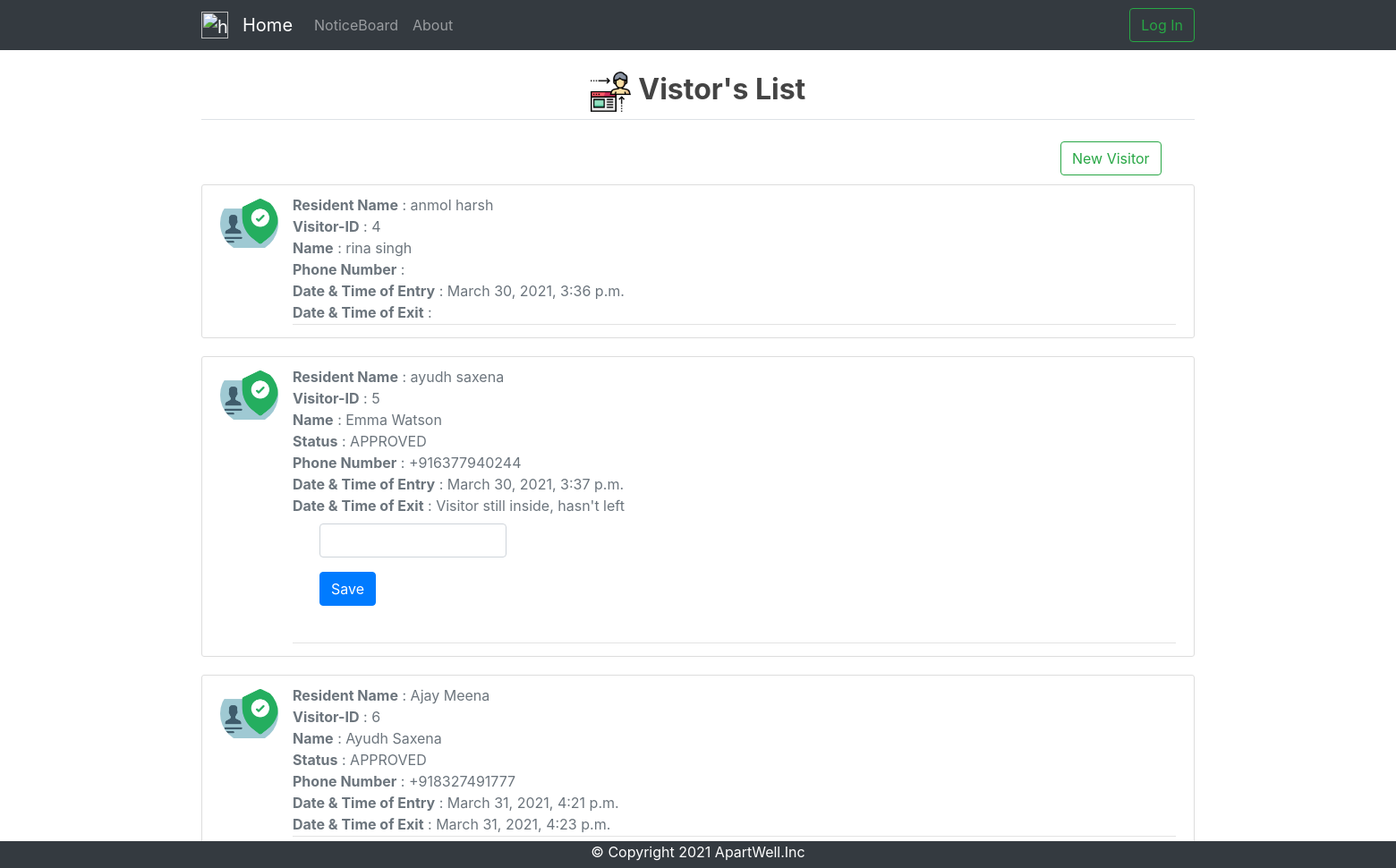
/visitors-watchman/, run on the app's committed database.
### visitors/models.py (models this page shows, shortened)
class Visitor(models.Model) :
	WAITING = 'WAIT'
	APPROVED = 'APRV'
	REJECTED = 'REJC'
	status_choices = [
		(WAITING, 'WAITING FOR APPROVAL'),
		(APPROVED, 'APPROVED'),
		(REJECTED, 'REJECTED'),
	]
	visitor_id = models.AutoField(primary_key = True)
	user_id = models.ForeignKey(Resident,on_delete = models.CASCADE)
	fname = models.CharField(max_length = 20)
	lname = models.CharField(max_length = 20, null = True)
	status = models.CharField(max_length = 4,choices = status_choices, null = True)
	phone = PhoneNumberField(blank=True, help_text='Contact phone number')
	datetime_entry = models.DateTimeField(null = True)
	datetime_exit = models.DateTimeField(null = True)

### visitors/views.py (the view, shortened to what this page needs)
# urls.py: path('visitors-watchman/', views.watchman_visitor_view.as_view(), name='visitors_watchman'),
class watchman_visitor_view(FormView) :
	model = Visitor
	form_class = visitor_exit_form
	template_name = 'visitors/visitors_watchman.html'
	def dispatch(self, request, *args, **kwargs) :
		self.success_url = reverse_lazy('visitors:visitors_watchman')
		return super().dispatch(request,args,kwargs)
	def get_context_data(self, **kwargs):
	    context = super().get_context_data(**kwargs)
	    full_name_list = []
	    visitors_list = self.model.objects.all()
	    for c in visitors_list :
	    	resident = Resident.objects.get(user__exact = c.user_id)
	    	full_name = resident.user.first_name + " " + resident.user.last_name
	    	full_name_list.append(full_name)
	    context['values'] = zip(full_name_list, visitors_list)
	    return context

### visitors/forms.py
class visitor_exit_form(forms.ModelForm) :
	def __init__(self, *args, **kwargs):
	    super(forms.ModelForm, self).__init__(*args, **kwargs)
	    self.fields['datetime_exit'].label = ''
	class Meta:
		model = Visitor
		fields = ['datetime_exit']
		widgets = {
			'datetime_exit' : DateTimePickerInput(),
		}

### visitors/templates/visitors/visitors_watchman.html (shortened to what this page needs)
{% extends 'base.html' %}
{% load static %}
{% block content %}
 <head>
    <link rel="stylesheet" href="{% static 'visitor-entry.css' %}">
   {% load bootstrap4 %}
   {% bootstrap_css %}
 </head>
 <body>
 	<legend class = "border-bottom mb-4"><h2 class="text-center"><img  src="/static/visitor_disp.png" width = "45" height = "45" alt="home" /> <strong>Vistor's List</strong></h2></legend>
  <div  id = "create_visitor_button">
     <a href="{% url 'visitors:visitors_entry' %}"><button class="btn btn-outline-success my-2 my-sm-0">New Visitor
     </button></a>
  </div>
  {% for full_name,visitor in values %}
   <article class="media content-section">
    <img class = "rounded-circle article-img" src = "/static/visitor.png">
    <div class="media-body">
      <div class="article-metadata">
        <medium class="text-muted"><b>Resident Name</b> : {{ full_name }}</br></medium>
        <medium class="text-muted"><b>Visitor-ID</b> : {{ visitor.visitor_id }}</br></medium>
        <medium class="text-muted"><b>Name</b> : {{ visitor.fname }} {{visitor.lname }} </br></medium>
        {% if visitor.status %}
        <medium class="text-muted"><b>Status</b> : {{ visitor.get_status_display }}</br></medium>
        {% endif %}
        <medium class="text-muted"><b>Phone Number</b> : {{ visitor.phone }} </br></medium>
        <medium class="text-muted"><b>Date & Time of Entry</b> : {{ visitor.datetime_entry }}</br></medium>
        <medium class="text-muted"><b>Date & Time of Exit</b> :
        {% if visitor.datetime_exit %}
        {{ visitor.datetime_exit }}
        {% elif visitor.status == 'REJC' %}
        ---------------------------
        {% elif visitor.status == 'APRV' %}
        Visitor still inside, hasn't left
        <div class="container">
          <div class="col-md-3">
            <form method="post">{% csrf_token %}
              {% bootstrap_form form %}
              {% buttons %}
              <button type="submit" class="btn btn-primary">Save</button>
              {% endbuttons %}
            </form>
          </div>
        </div>
        {% endif %}
        </br></medium>
      </div>
    </div>
    </article>
    {% endfor %}
 </body>
 {% endblock %}

### assets/main.css (style rules this page uses)
body { background: #fafafa; color: #333333; margin-top: 0rem; }
h1, h2, h3, h4, h5, h6 { color: #444444; }
.content-section { background: #ffffff; padding: 10px 20px; border: 1px solid #dddddd; border-radius: 3px; margin-bottom: 20px; }
.article-img { height: 65px; width: 65px; margin-right: 16px; }
.article-metadata { padding-bottom: 1px; margin-bottom: 4px; border-bottom: 1px solid #e3e3e3 }
.btn { border-radius: 0; }

### assets/visitor-entry.css (style rules this page uses)
#create_visitor_button { position: relative; left: 960px; padding-bottom: 10px; }

### data on the page
Visitor: full_name "anmol harsh", visitor_id "4", fname "rina", lname "singh", datetime_entry "March 30, 2021, 3:36 p.m."
Visitor: full_name "ayudh saxena", visitor_id "5", fname "Emma", lname "Watson", status "APPROVED", phone "+916377940244", datetime_entry "March 30, 2021, 3:37 p.m."
Visitor: full_name "Ajay Meena", visitor_id "6", fname "Ayudh", lname "Saxena", status "APPROVED", phone "+918327491777", datetime_entry "March 31, 2021, 4:21 p.m.", datetime_exit "March 31, 2021, 4:23 p.m."
